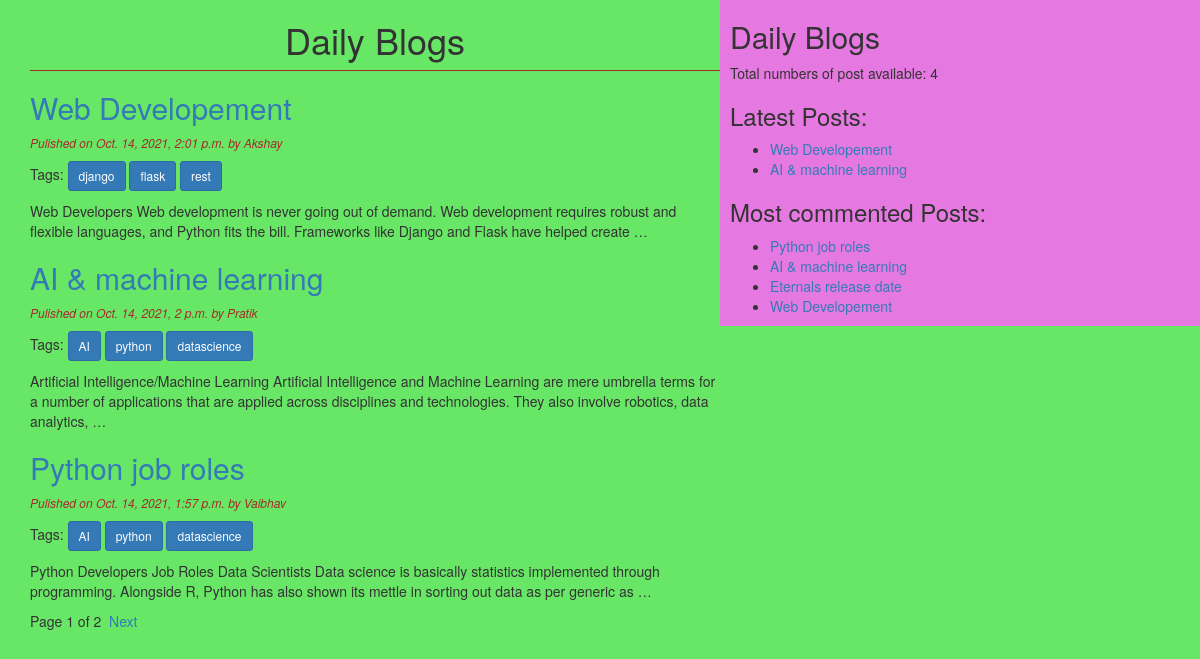
The page / on the database its author committed.
### blog/models.py (models this page shows, shortened)
class Post(models.Model):
  STATUS_CHOICES = (('draft', 'Draft'),('published', 'Published'))
  title = models.CharField(max_length=256)
  slug = models.SlugField(max_length=264, unique_for_date='publish')
  author = models.ForeignKey(User, on_delete=models.CASCADE, related_name='blog_posts')
  body = models.TextField()
  publish = models.DateTimeField(default=timezone.now)
  created = models.DateTimeField(auto_now_add=True)
  updated = models.DateTimeField(auto_now=True)
  status = models.CharField(max_length=10, choices=STATUS_CHOICES, default='draft')
  objects = CustomModelManager()
  tags = TaggableManager()
  class Meta:
    ordering = ('-publish',)
  def get_absolute_url(self):
    return reverse('post_detail', args=[self.publish.year, self.publish.strftime('%m'), self.publish.strftime('%d'), self.slug])

### blog/views.py (the view)
# urls.py: path('', views.post_list_view),
def post_list_view(request, tag_slug=None):
  post_list = Post.objects.all()
  tag =  None
  if tag_slug:
    tag = get_object_or_404(Tag, slug=tag_slug)
    post_list = post_list.filter(tags__in=[tag])
  paginator = Paginator(post_list,3)
  page_num = request.GET.get('page')
  try:
    post_list = paginator.page(page_num)
  except PageNotAnInteger:
    post_list = paginator.page(1)
  except EmptyPage:
    post_list = paginator.page(paginator.num_pages)
  return render(request, 'blog/post_list.html', {'post_list':post_list, 'tag':tag})

### blog/models.py (called while the page is built)
  def get_queryset(self):
    return super().get_queryset().filter(status='published')

### blog/templatetags/blog_tags.py (called while the page is built)
@register.simple_tag(name='my_tag')
def total_posts():
  return Post.objects.count()

@register.inclusion_tag('blog/latest_posts.html')
def show_latest_posts(count=2):
  latest_posts =  Post.objects.order_by('-publish')[:count]
  return {'latest_posts':latest_posts}

@register.simple_tag()
def get_most_commented_posts(count=10):
  return Post.objects.annotate(total_comments=Count('comments')).order_by('total_comments')[:count]

### templates/blog/post_list.html (shortened to what this page needs)
{% extends 'blog/base.html' %}
{% block content %}
  <h1>Daily Blogs</h1>
    {% for post in post_list %}
      <a href="{{post.get_absolute_url}}"><h2>{{post.title}}</h2></a>
      <p id="date">Pulished on {{post.publish}} by {{post.author|title}}</p>
      <p>Tags:
        {% for tag in post.tags.all %}
          <a class="btn btn-sm btn-primary" href="{% url 'post_list_by_tag_name' tag.slug %}">{{tag.name}}</a>
        {% endfor %}
      </p>
      {{post.body|truncatewords:30|linebreaks}}
    {% endfor %}
    {% include 'blog/pagination.html' with page=post_list %}
{% endblock content %}

### templates/blog/base.html (shortened to what this page needs)
<!DOCTYPE html>
{% load blog_tags %}
{% load static %}
<html lang="en">
<head>
  <link rel="stylesheet" href="https://maxcdn.bootstrapcdn.com/bootstrap/3.3.7/css/bootstrap.min.css"
>
    <link rel="stylesheet" href="{% static 'css/blog.css' %}">
</head>
<body>
  <div class="content">
    {% block content %}
    {% endblock content %}
  </div>
  <div class="sidebar">
    <h2>Daily Blogs</h2>
    <p>Total numbers of post available: <span id="pcount">{% my_tag %}</span></p>
    <h3>Latest Posts:</h3>{% show_latest_posts %}
    <h3>Most commented Posts:</h3>
    {%get_most_commented_posts as most_commented_posts%}
    <ul>
      {% for post in most_commented_posts %}
        <li><a href="{{post.get_absolute_url}}">{{post.title}}</a></li>
      {% endfor %}
    </ul>
  </div>
</body>
</html>

### templates/blog/pagination.html (shortened to what this page needs)
<div class="paginator">
  <span>Page {{page.number}} of {{page.paginator.num_pages}}</span>&nbsp
  {% if page.has_next %}
    <a href="?page={{ page.next_page_number }}">Next</a>
  {% endif %}
</div>

### templates/blog/latest_posts.html
<ul>
  {% for post in latest_posts %}
    <li><a href="{{post.get_absolute_url}}">{{post.title}}</a></li>
  {% endfor %}
</ul>

### static/css/blog.css (style rules this page uses)
.content { width: 60%; float: left; padding: 0 0 0 30px; background: rgb(104, 231, 102); height: 100%; }
.sidebar { width: 40%; float: right; padding-left: 10px; background: rgb(230, 121, 225); height: 100%; }
h1 { text-align: center; border-bottom: 1px solid brown; padding-bottom: 10px; }
body { background: rgb(104, 231, 102); }
#date { color: brown; font-size: 12px; font-style: italic; }

### rows shown on the page
Post: title "Web Developement", publish "Oct. 14, 2021, 2:01 p.m.", author "Akshay", body "Web Developers Web development is never going out of demand. Web development requires robust and flexible languages, and Python fits the bill. Frameworks like Django and Flask have helped create …"
Tag: name "django"
Tag: name "flask"
Tag: name "rest"
Post: title "AI & machine learning", publish "Oct. 14, 2021, 2 p.m.", author "Pratik", body "Artificial Intelligence/Machine Learning Artificial Intelligence and Machine Learning are mere umbrella terms for a number of applications that are applied across disciplines and technologies. They also involve robotics, data analytics, …"
Tag: name "AI"
Tag: name "python"
Tag: name "datascience"
Post: title "Python job roles", publish "Oct. 14, 2021, 1:57 p.m.", author "Vaibhav", body "Python Developers Job Roles Data Scientists Data science is basically statistics implemented through programming. Alongside R, Python has also shown its mettle in sorting out data as per generic as …"
Post: title "Eternals release date"

### other values the page prints
{{ page.number }} "1"
{{ page.paginator.num_pages }} "2"
